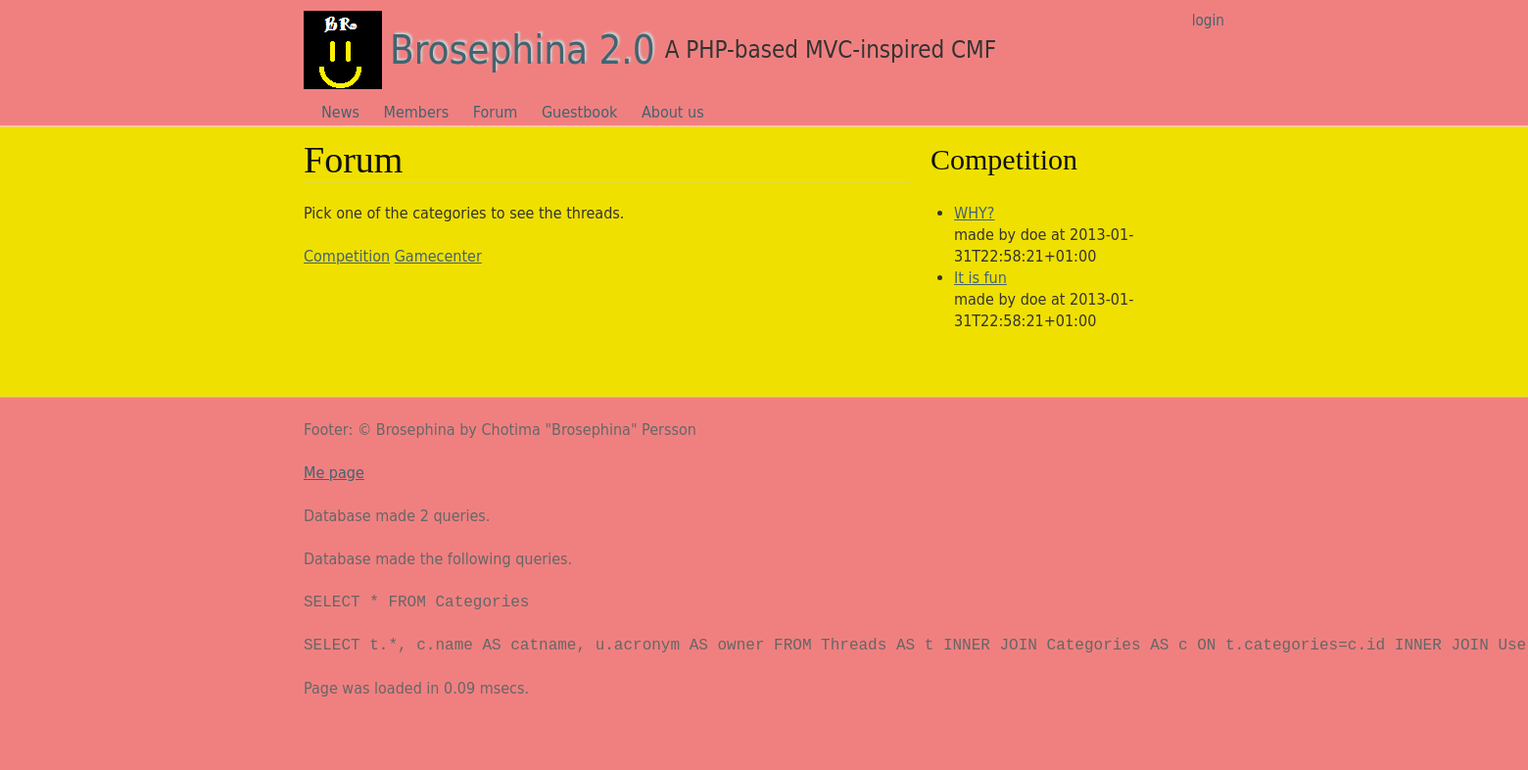
/forum/threads/1, run on the app's committed database.
### tables this page shows
CREATE TABLE Categories ( id INTEGER PRIMARY KEY, name TEXT);

CREATE TABLE Threads ( id INTEGER PRIMARY KEY, name TEXT, categories INTEGER DEFAULT NULL, idUser INT, created DATETIME default (datetime('now')), updated DATETIME default NULL);

CREATE TABLE User (id INTEGER PRIMARY KEY, acronym TEXT KEY, name TEXT, email TEXT, algorithm TEXT, salt TEXT, password TEXT, created DATETIME default (datetime('now')), updated DATETIME default NULL);

### index.php (called while the page is built, shortened)
<?php
require(Brosephina_INSTALL_PATH.'/src/bootstrap.php');
$br = CBrosephina::Instance();
$br->FrontControllerRoute();
$br->ThemeEngineRender();

### src/bootstrap.php (called while the page is built, shortened)
<?php
function autoload($aClassName) {
  $classFile = "/src/{$aClassName}/{$aClassName}.php";
	$file1 = Brosephina_SITE_PATH . $classFile;
	$file2 = Brosephina_INSTALL_PATH . $classFile;
}

### src/CRequest/CRequest.php (called while the page is built, shortened)
<?php
class CRequest {
	public function __construct($urlType=0) {
    $this->cleanUrl       = $urlType= 1 ? true : false;
	}
   public function CreateUrl($url=null, $method=null, $arguments=null) {
		if(!empty($url) && (strpos($url, '://') || $url[0] == '/')) {
			return $url;
		}
    $prepend = $this->base_url;
    $url = trim($url, '/');
    $method = empty($method) ? null : '/' . trim($method, '/');
    $arguments = empty($arguments) ? null : '/' . trim($arguments, '/');
    return $prepend . rtrim("$url$method$arguments", '/');
  }
  public function Init($baseUrl = null, $routing=null) {
    $scriptName = $_SERVER['SCRIPT_NAME'];
    $currentUrl = $this->GetCurrentUrl();
    $parts 	    = parse_url($currentUrl);
    $baseUrl 		= !empty($baseUrl) ? $baseUrl : "{$parts['scheme']}://{$parts['host']}" . (isset($parts['port']) ? ":{$parts['port']}" : '') . rtrim(dirname($scriptName), '/');
    $this->base_url 	  = rtrim($baseUrl, '/') . '/';
  }
	public function GetCurrentUrl() {
    $url = "http";
    $url .= (@$_SERVER["HTTPS"] == "on") ? 's' : '';
    $url .= "://";
    $serverPort = ($_SERVER["SERVER_PORT"] == "80") ? '' :
    (($_SERVER["SERVER_PORT"] == 443 && @$_SERVER["HTTPS"] == "on") ? '' : ":{$_SERVER['SERVER_PORT']}");
    $url .= $_SERVER["SERVER_NAME"] . $serverPort . htmlspecialchars($_SERVER["REQUEST_URI"]);
		return $url;
	}
}

### src/CDatabase/CDatabase.php (called while the page is built, shortened)
<?php
class CDatabase {
  private $db = null;
  private static $numQueries = 0;
  private static $queries = array();
  public function __construct($dsn, $username = null, $password = null, $driver_options = null) {
    $this->db = new PDO($dsn, $username, $password, $driver_options);
    $this->db->SetAttribute(PDO::ATTR_ERRMODE, PDO::ERRMODE_EXCEPTION);
  }
  public function GetNumQueries() { return self::$numQueries; }
  public function GetQueries() { return self::$queries; }
  public function ExecuteSelectQueryAndFetchAll($query, $params=array()){
    $this->stmt = $this->db->prepare($query);
    self::$queries[] = $query;
    self::$numQueries++;
    $this->stmt->execute($params);
    return $this->stmt->fetchAll(PDO::FETCH_ASSOC);
  }
}

### src/CMForum/CMForum.php (called while the page is built, shortened)
<?php
class CMForum extends CObject implements IHasSQL, ArrayAccess, IModule {
  public static function SQL($key=null) {
    $queries = array(
      'drop table categories'   => "DROP TABLE IF EXISTS Categories;",
      'drop table threads'      => "DROP TABLE IF EXISTS Threads;",
      'drop table posts'        => "DROP TABLE IF EXISTS Posts;",
      'create table categories' => "CREATE TABLE IF NOT EXISTS Categories ( id INTEGER PRIMARY KEY, name TEXT);",
      'create table threads'    => "CREATE TABLE IF NOT EXISTS Threads ( id INTEGER PRIMARY KEY, name TEXT, categories INTEGER DEFAULT NULL, idUser INT, created DATETIME default (datetime('now')), updated DATETIME default NULL);",
      'create table posts'      => "CREATE TABLE IF NOT EXISTS Posts ( id INTEGER PRIMARY KEY, threadId INTEGER DEFAULT NULL, content TEXT, idUser INT, created DATETIME default (datetime('now')), updated DATETIME default NULL);",
      'insert category'     	=> 'INSERT INTO Categories (name) VALUES (?);',
      'insert threads'     	=> 'INSERT INTO Threads (name, categories, idUser, created) VALUES (?, ?, ?, ?);',
      'insert post'        	=> 'INSERT INTO Posts (threadId, content, idUser, created) VALUES (?, ?, ?, ?);',
      'select * categories'     => 'SELECT * FROM Categories',
      'select * threads'        => "SELECT t.*, c.name AS catname, u.acronym AS owner FROM Threads AS t INNER JOIN Categories AS c ON t.categories=c.id INNER JOIN User AS u ON t.idUser=u.id WHERE t.categories = ? ORDER BY created DESC;",
      'select * posts'          => 'SELECT p.*, t.name as thrname, u.acronym AS owner FROM Posts AS p INNER JOIN Threads as t ON p.threadId=t.id INNER JOIN User AS u ON p.idUser=u.id WHERE p.threadId = ?;',
     );
    return $queries[$key];
  }
  public function ListAllThreads($thread = null) {
    try {
        return $this->db->ExecuteSelectQueryAndFetchAll(self::SQL('select * threads'), array($thread));
    } catch(Exception$e) {
      return null;
    }
  }
  public function ListAllCategories() {
    try {
        return $this->db->ExecuteSelectQueryAndFetchAll(self::SQL('select * categories'));
    } catch(Exception$e) {
      return null;
    }
  }
}

### src/CCForum/CCForum.php (called while the page is built, shortened)
<?php
class CCForum extends CObject implements IController {
  public function Threads($categories = null)
  {
      if($categories == null)
        $this->RedirectToController();
      else
      {
        $forumModel = new CMForum();
        $this->views->SetTitle('Forum');
        $this->views->AddInclude(__DIR__ . '/index.tpl.php', array(
                  'contents' => $forumModel->ListAllCategories(),
                  'auth' => $this->user->IsAuthenticated(),
                ));
            $this->views->AddInclude(__DIR__ . '/threads.tpl.php', array(
                    'contents'   => $forumModel->ListAllThreads($categories),
                    'category'     => $categories,
                ), "sidebar");
        }
  }
}
?>

### src/CCForum/threads.tpl.php (the view, shortened to what this page needs)
<?php if($contents != null):?>
<h2><?=$contents[0]['catname'];
	 ?></h2>
  <ul>
  <?php foreach($contents as $val):?>
    <li><?=userLinks("forum/posts/{$val['id']}", $val['name']) . "<br/>"?>
    <?="made by " . $val['owner'] . " at " . $val['created'];?>
  <?php endforeach; ?>
  <br/><br/>
  </ul>
<?php endif;?>

### themes/functions.php (shortened to what this page needs)
<?php
function get_debug() {
  $br = CBrosephina::Instance();
  $html = null;
  if(isset($br->config['debug']['db-num-queries']) && $br->config['debug']['db-num-queries'] && isset($br->db)) {
    $flash = $br->session->GetFlash('database_numQueries');
    $flash = $flash ? "$flash + " : null;
    $html .= "<p>Database made $flash" . $br->db->GetNumQueries() . " queries.</p>";
  }
  if(isset($br->config['debug']['db-queries']) && $br->config['debug']['db-queries'] && isset($br->db)) {
    $queries = $br->db->GetQueries();
    $html .= "<p>Database made the following queries.</p><pre>" . implode('<br/><br/>', $queries) . "</pre>";
  }
  if(isset($br->config['debug']['timer']) && $br->config['debug']['timer']) {
    $html .= "<p>Page was loaded in " . round(microtime(true) - $br->timer['first'], 5)*1000 . " msecs.</p>";
  }
  return $html;
}
function render_views($region='default') {
  return CBrosephina::Instance()->views->Render($region);
}
function login_menu(){
	$br = CBrosephina::Instance();
	if($br->user->IsAuthenticated()){
		$items = "<a href='" . create_url('user/profile') . "'><img class='gravatar' src='" . get_gravatar(20) . "' alt=''> " . $br->user['acronym'] . "</a> ";
		if($br->user->IsAdministrator()){
			$items .= " <a href='" . create_url('acp') . "'>acp</a>";
		}
		$items .= " <a href='" . create_url('user/logout') . "'>logout</a>";
	}
	else{
		$items = "<a href='" . create_url('user/login') . "'>login</a>";
	}
	return "<nav>$items</nav>";
}
function create_url($urlOrController=null, $method=null, $arguments=null) {
  return CBrosephina::Instance()->request->CreateUrl($urlOrController, $method, $arguments);
}
function isAuthenticated()
{
	$br = CBrosephina::getInstance();
	if($br->user['isAuthenticated'])
	{
		return true;
	}
	else
	{
		return false;
	}
}
function userLinks($theLink, $info)
{
  global $br;
  $links = $br->request->CreateUrl($theLink);
  $linky = "<a href='{$links}'>{$info}</a>";
  return $linky;
}

### src/CViewContainer/CViewContainer.php (shortened to what this page needs)
<?php
class CViewContainer {
	private $views = array();
  public function AddInclude($file, $variables=array(), $region='default') {
    $this->views[$region][] = array('type' => 'include', 'file' => $file, 'variables' => $variables);
    return $this;
  }
  public function AddString($string, $variables=array(), $region='default') {
    $this->views[$region][] = array('type' => 'string', 'string' => $string, 'variables' => $variables);
    return $this;
  }
  public function Render($region='default') {
    if(!isset($this->views[$region])) return;
    foreach($this->views[$region] as $view) {
      switch($view['type']) {
        case 'include': if(isset($view['variables'])) extract($view['variables']); include($view['file']); break;
        case 'string':  if(isset($view['variables'])) extract($view['variables']); echo $view['string']; break;
      }
    }
  }
}

### src/CCForum/categories.tpl.php
<div id='navbar'>
<?php if($contents != null):?>
  <?php foreach($contents as $val):?>
    <?=userLinks("forum/threads/{$val['id']}", $val['name'])?>
  <?php endforeach; ?>
<?php endif;?>
</div>

### site/themes/mytheme/style.css (style rules this page uses)
html { background-color:#F08080; }
body { background-color:#f0e000; }
a { color:#436370 }

### themes/grid/style.css (style rules this page uses)
html, body, div, span, applet, object, iframe, h1, h2, h3, h4, h5, h6, p, blockquote, pre, a, abbr, acronym, address, big, cite, code, del, dfn, em, img, ins, kbd, q, s, samp, small, strike, strong, sub, sup, tt, var, b, u, i, center, dl, dt, dd, ol, ul, li, fieldset, form, label, legend, table, caption, tbody, tfoot, thead, tr, th, td, article, aside, canvas, details, embed, figure, figcaption, footer, header, hgroup, menu, nav, output, ruby, section, summary, time, mark, audio, video { margin:0; padding:0; border:0; font-size:100.01%; font:inherit; vertical-align:baseline; }
body { line-height:1; }
ol, ul { list-style:none; }
article, aside, details, figcaption, figure, footer, header, hgroup, nav, section { display:block; }
body { width:100%; *zoom:1; }
body:before, body:after { content:""; display:table; }
body:after { clear:both; }
body { color:#222222; font:100.01% / 1.375 Frutiger, "Frutiger Linotype", Univers, Calibri, "Gill Sans", "Gill Sans MT", "Myriad Pro", Myriad, "DejaVu Sans Condensed", "Liberation Sans", "Nimbus Sans L", Tahoma, Geneva, "Helvetica Neue", Helvetica, Arial, sans-serif; }
h2 { font-weight:normal; color:#111111; margin-bottom:22px; font-family:Cambria, Georgia, Times, 'Times New Roman', serif; font-size:1.875em; line-height:1.4667; }
p { margin-bottom:1.375em; }
a { color:#660000; text-decoration:underline; }
pre { margin-bottom:1.375em; white-space:pre; }
pre, code, tt, .code { font:1em / 1.375 "Courier New", Courier, monospace; }
ul, ol { margin:0.6875em 1.5em 1.375em 0; padding-left:1.5em; }
ul { list-style-type:disc; }
html { background-color:#eeeeee; overflow:-moz-scrollbars-vertical; overflow-y:scroll; }
body { margin:0; padding:0; color:#333333; background-color:#ffffff; }
#login-menu a { text-decoration:none; }
a { color:inherit; }

### data on the page
categories: name "Competition"
categories: name "Gamecenter"
threads: categories.name "Competition", name "WHY?", idUser.acronym "doe", created "2013-01-31T22:58:21+01:00"
threads: name "It is fun", idUser.acronym "doe", created "2013-01-31T22:58:21+01:00"

### other printed values
$header "Brosephina 2.0"
$slogan "A PHP-based MVC-inspired CMF"
$val['label'] "News"
$val['label'] "Members"
$val['label'] "Forum"
$val['label'] "Guestbook"
$val['label'] "About us"
$footer "Footer: © Brosephina by Chotima \"Brosephina\" Persson Me page"
$br->db->GetNumQueries() "2"
implode('<br/><br/>', $queries) "SELECT * FROM Categories SELECT t.*, c.name AS catname, u.acronym AS owner FROM Threads AS t INNER JOIN Categories AS c ON t.categories=c.id INNER JOIN…"
